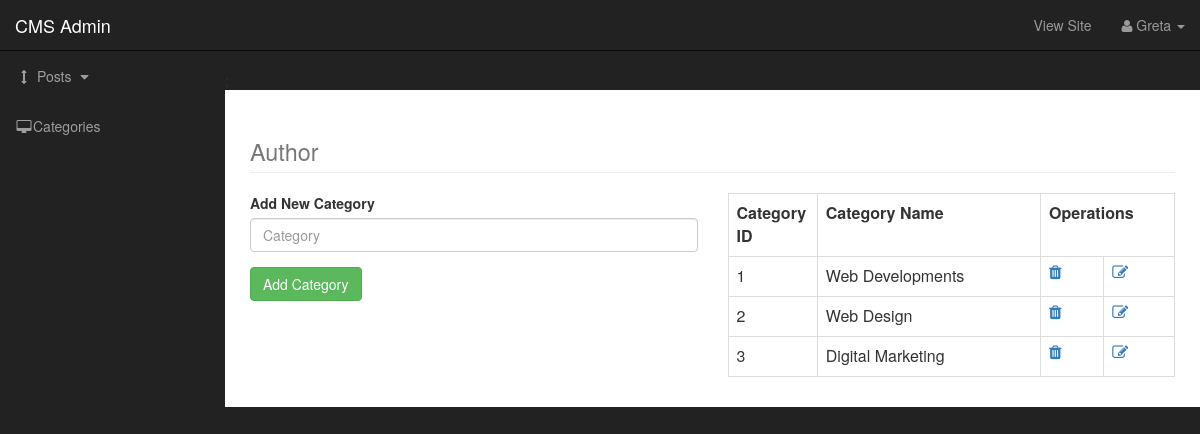
The app's page /admin/categories.php with its own data.
### tables this page shows
CREATE TABLE `categories` (
  `cat_id` int(11) NOT NULL,
  `cat_title` varchar(300) NOT NULL
);

### admin/categories.php (the view, shortened to what this page needs)
<?php require_once ('./admin_includes/header.php');?>
<body>
    <div id="wrapper">
                <?php require_once ('./admin_includes/nav.php')?>;
        <div id="page-wrapper">
            <div class="container-fluid">
                <div class="row">
                    <div class="col-lg-12">
                        <h1 class="page-header">
                            <small>Author</small>
                        </h1>
                    </div>
                    <div class="col-lg-6">
                        <form action="" method="POST">
                           <div class="form-group">
                           <label>Add New Category</label>
                            <input type="text" name="category" placeholder="Category" class="form-control mb-2">
                           </div>
                           <div class="form-group">
                           <button class="btn btn-success" type="submit" name="btn_category">Add Category</button>
                           </div>
                        </form>
                    </div>
                    <div class="col-lg-6">
                    <table class="table table-bordered">
                    <tr>
                        <th style="width: 20%">Category ID</th>
                        <th style="width: 50%">Category Name</th>
                        <th colspan="2">Operations</th>
                    </tr>
                    <tr>
                    <?php
                       $sql = "select * from categories";
                       $result = mysqli_query($conn,$sql);
                       while ($row = mysqli_fetch_assoc($result)){
                    ?>
                        <td><?php echo $row['cat_id']; ?></td>
                        <td><?php echo $row['cat_title']; ?></td>
                        <td><a href="categories.php?Del=<?php echo $row['cat_id']; ?>" <span class="fa fa-trash"> </span></a></td>
                        <td><a href="categories.php?edit=<?php echo $row['cat_id']; ?>" <span class="fa fa-edit"> </span></a></td>
                    </tr>
                    <?php
                   }
                    ?>
                    </table>
                    </div>
                </div>
            </div>
       </div>

### admin/css/sb-admin.css (style rules this page uses)
body { margin-top: 100px; background-color: #222; }
@media (min-width:768px) { body { margin-top: 50px; } }
#wrapper { padding-left: 0; }
#page-wrapper { width: 100%; padding: 0; background-color: #fff; }
@media (min-width:768px) { #wrapper { padding-left: 225px; } }
@media (min-width:768px) { #page-wrapper { padding: 10px; } }

### records on screen
categories: cat_id "1", cat_title "Web Developments"
categories: cat_id "2", cat_title "Web Design"
categories: cat_id "3", cat_title "Digital Marketing"
